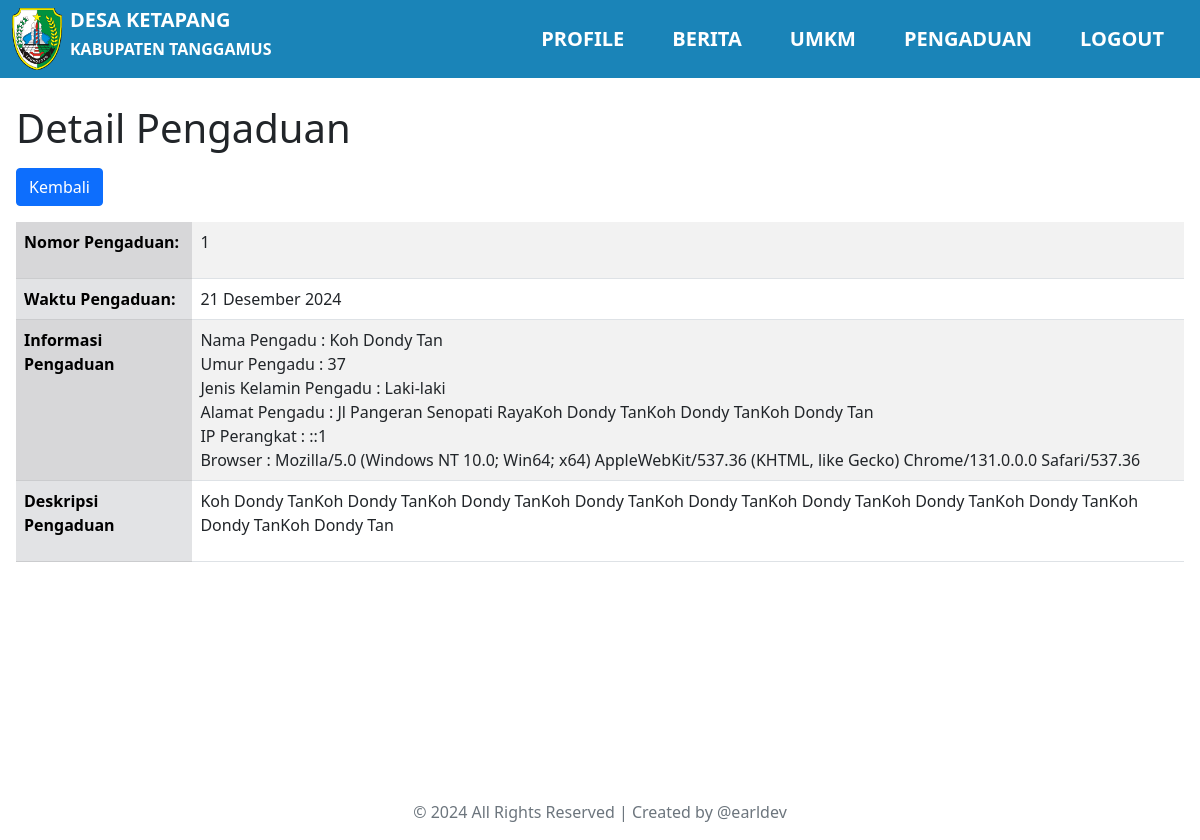
The app's page /detailpengaduan.php?id_pengaduan=38&&no=1 (signed in) with its own data.
### tables this page shows
CREATE TABLE `pengaduan` (
  `id_pengaduan` int NOT NULL AUTO_INCREMENT,
  `nama` varchar(100)  NOT NULL,
  `umur` int NOT NULL,
  `kelamin` enum('Laki-laki','Perempuan')  NOT NULL,
  `alamat` longtext NOT NULL,
  `ip_perangkat` varchar(45) NOT NULL,
  `browser` longtext NOT NULL,
  `deskripsi` longtext NOT NULL,
  `created_at` datetime NOT NULL DEFAULT CURRENT_TIMESTAMP,
  PRIMARY KEY (`id_pengaduan`)
);

### detailpengaduan.php (the view, shortened to what this page needs)
<?php
    class HalDetailPengaduan{
        private $conn;
        public function __construct($dbConnection){
            $this->conn = $dbConnection;
        }
        public function handleTampilkanDetailPengaduan($id_pengaduan) {
            $stmt = $this->conn->prepare('SELECT * FROM pengaduan WHERE id_pengaduan = ?');
            $stmt->bind_param('i', $id_pengaduan);
            $stmt->execute();
            $result = $stmt->get_result();
            $pengaduan = [];
              while ($row = $result->fetch_assoc()) {
                $pengaduan[] = $row;
              }
            return $pengaduan;
          }
    }
    include "includes/db.php";
    $desaKetapang = new HalDetailPengaduan($conn);
    $id_pengaduan = isset($_GET['id_pengaduan']) ? intval($_GET['id_pengaduan']) :'';
    $pengaduan = $desaKetapang->handleTampilkanDetailPengaduan($id_pengaduan);
    $pengaduan = $pengaduan[0];
    $no = $_GET['no'];
?>
<!DOCTYPE html>
<html lang="en">
<head>
    <link href="https://cdn.jsdelivr.net/npm/bootstrap@5.0.2/dist/css/bootstrap.min.css" rel="stylesheet">
    <link rel="stylesheet" href="https://cdnjs.cloudflare.com/ajax/libs/toastr.js/latest/css/toastr.min.css">
    <link rel="stylesheet" href="style/styles.css">
</head>
<body>
    <nav class="navbar navbar-expand-lg navbar-light bg-light py-0">
        <div class="container-fluid position-fixed fixed-top bg-primary">
            <a class="navbar-brand d-flex text-white text-decoration-none" href="index.php">
               <img src="assets/iconketapang.png" alt="" class="img-fluid" >
               <div class="d-sm-block d-none mx-2">
                    <h5 class="fw-bold">DESA KETAPANG</h5>
                    <h6 class="fw-bold">KABUPATEN TANGGAMUS</h6>
               </div>
            </a>
            <div class="collapse navbar-collapse d-lg-flex justify-content-end" id="navbarNav">
                <ul class="navbar-nav">
                    <li class="nav-item py-3 text-center">
                        <a href="profile.php" class="nav-link text-white  mx-3 fs-5 fw-bold ">PROFILE</a>
                    </li>
                    <li class="nav-item py-3 text-center">
                        <a href="berita.php" class="nav-link text-white  mx-3 fs-5 fw-bold ">BERITA</a>
                    </li>
                    <li class="nav-item py-3 text-center">
                        <a href="umkm.php" class="nav-link text-white  mx-3 fs-5 fw-bold ">UMKM</a>
                    </li>
                    <?php if(isset($_SESSION["is_login"] ) == true){?>
                        <li class="nav-item py-3 text-center">
                            <a href='pengaduan.php' class='nav-link text-white  mx-3 fs-5 fw-bold '>PENGADUAN</a>
                        </li>
                        <li class="nav-item py-3 text-center">
                            <a href='#' class='nav-link text-white  mx-3 fs-5 fw-bold ' data-bs-toggle='modal' data-bs-target='#adminLogout'>LOGOUT</a>
                        </li>
                    <?php } else{?>
                    <li class="nav-item py-3 text-center">
                        <a href='#' class='nav-link text-white  mx-3 fs-5 fw-bold' data-bs-toggle='modal' data-bs-target='#adminLogin'>LOGIN</a>
                    </li>
                    <?php }?>
                </ul>
            </div>
        </div>
    </nav>
    <main>
        <div class="container-fluid py-5 min-vh-100">
            <div class="row mt-2">
                <div class="col-12 py-5 px-3">
                    <h1>Detail Pengaduan</h1>
                    <a class="btn btn-primary my-2" href="pengaduan.php">Kembali</a>
                    <table class="table table-striped mt-2">
                        <tr>
                            <th class="table-secondary">Nomor Pengaduan:</th>
                            <td><p><?php echo $no; ?></p></td>
                        </tr>
                        <tr>
                            <th class="table-secondary">Waktu Pengaduan:</th>
                            <td>
                                <?php
                                    $createdAt = $pengaduan['created_at'];
                                    $timestamp = strtotime($createdAt);
                                    $bulan = [
                                        1=> "Januari", "Februari", "Maret", "April", "Mei", "Juni",
                                            "Juli", "Agustus", "September", "Oktober", "November", "Desember"
                                    ];
                                    $formattedDate = date("d", $timestamp) . " " . $bulan[date("n", $timestamp)] . " " . date("Y", $timestamp);
                                    echo $formattedDate;
                                ?>
                            </td>
                        </tr>
                        <tr>
                            <th class="table-secondary">Informasi Pengaduan</th>
                            <td>
                                <ul class="list-group list-unstyled" >
                                    <li>
                                        Nama Pengadu            : <?php echo $pengaduan['nama']; ?>
                                    </li>
                                    <li>
                                        Umur Pengadu            : <?php echo $pengaduan['umur']; ?>
                                    </li>
                                    <li>
                                        Jenis Kelamin Pengadu   : <?php echo $pengaduan['kelamin']; ?>
                                    </li>
                                    <li>
                                        Alamat Pengadu          : <?php echo $pengaduan['alamat']; ?>
                                    </li>
                                    <li>
                                        IP Perangkat            : <?php echo $pengaduan['ip_perangkat']; ?>
                                    </li>
                                    <li>
                                        Browser                 : <?php echo $pengaduan['browser']; ?>
                                    </li>
                                </ul>
                            </td>
                        </tr>
                        <tr>
                            <th class="table-secondary">Deskripsi Pengaduan</th>
                            <td><p><?php echo $pengaduan['deskripsi']; ?></p></td>
                        </tr>
                    </table>
                </div>
            </div>
        </div>
        <footer>
            <div class="container-fluid">
                <div class="row">
                    <div class="col-12 text-center footer-desc">
                    </div>
                </div>
            </div>
        </footer>
    </main>
</body>
</html>

### style/styles.css (style rules this page uses)
.navbar .bg-primary { background-color: rgb(26,132,184) !important; }
.nav-link { position: relative; }
.nav-link::after { content: ''; transition: all 0.3s ease-in-out; transform: scaleX(0); height: 2px; width: 100%; background-color: white; position: absolute; bottom: 0; left: 0; }
.navbar .container-fluid .navbar-brand img { width: 50px; }

### records on screen
pengaduan: created_at "21 Desember 2024", nama "Koh Dondy Tan", umur "37", kelamin "Laki-laki", alamat "Jl Pangeran Senopati RayaKoh Dondy TanKoh Dondy TanKoh Dondy Tan", ip_perangkat "::1", browser "Mozilla/5.0 (Windows NT 10.0; Win64; x64) AppleWebKit/537.36 (KHTML, like Gecko) Chrome/131.0.0.0 Safari/537.36", deskripsi "Koh Dondy TanKoh Dondy TanKoh Dondy TanKoh Dondy TanKoh Dondy TanKoh Dondy TanKoh Dondy TanKoh Dondy TanKoh Dondy TanKoh Dondy Tan"

### other values on screen
$no "1"
